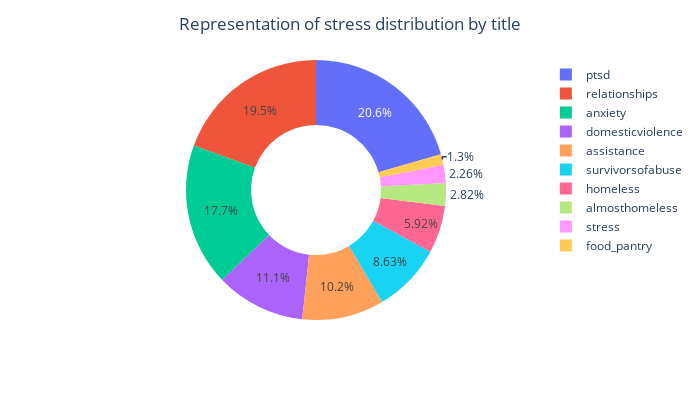

This figure's notebook cell:
### Markdown cell above
#### 2. **Data visualization**
In this step we will vizualize the data distribution of key features.

### Code cell
value = data["subreddit"].value_counts()
value_index = value.index
fig = px.pie(data, values = value, names = value_index, hole = 0.5,width = 700, height = 400)
fig.update_layout(title = "Representation of stress distribution by title", title_x = 0.5)
fig.show()

### Figure 1 — Plotly figure (JSON) as saved in the notebook; plotly's stock layout.template omitted (floating-point values rounded to 4 significant figures)
{"data": [{"domain": {"x": [0, 1], "y": [0, 1]}, "hole": 0.5, "hovertemplate": "label=%{label}<br>value=%{value}<extra></extra>", "labels": ["ptsd", "relationships", "anxiety", "domesticviolence", "assistance", "survivorsofabuse", "homeless", "almosthomeless", "stress", "food_pantry"], "legendgroup": "", "name": "", "showlegend": true, "type": "pie", "values": [584, 552, 503, 316, 289, 245, 168, 80, 64, 37]}], "layout": {"height": 400, "legend": {"tracegroupgap": 0}, "margin": {"t": 60}, "title": {"text": "Representation of stress distribution by title", "x": 0.5}, "width": 700}}
